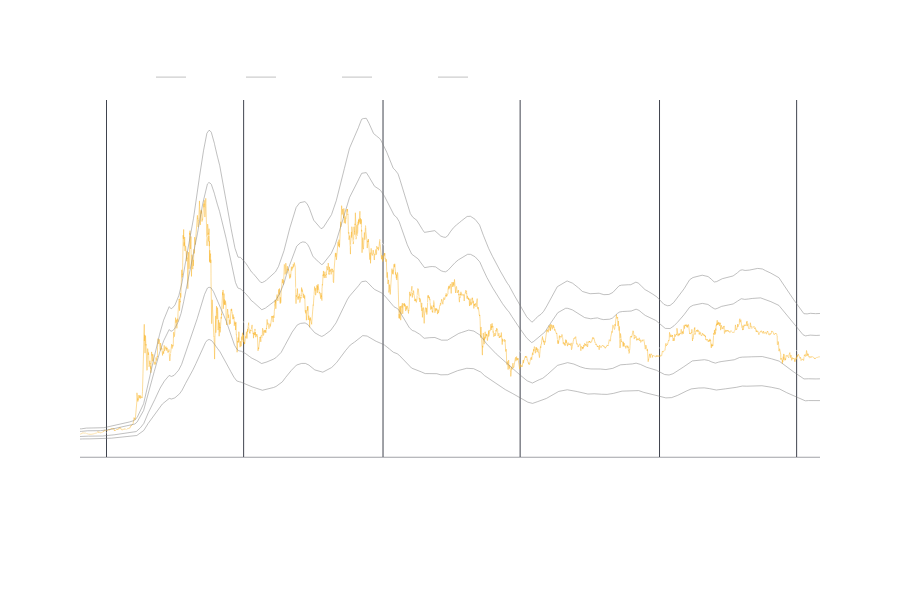

This figure's notebook cell:
### Code cell
df['price'] = df['close']
df['SMA'] = df['close'].rolling(window=200,min_periods=1).mean()
df['EMA_7'] = df['close'].ewm(span=7, adjust=False).mean()
df['EMA_21'] = df['close'].ewm(span=21, adjust=False).mean()
df['MA'] = df['SMA']

df['EMA_Cross'] = (df['EMA_7']-df['EMA_21'])/df['EMA_21'] * 100
df['Dispersion'] = (df['EMA_7'] - df['SMA']) / df['SMA'] * 100

df['Inversion'] = -df['Dispersion']
df['Inversion'] = np.where(df['Inversion']<0,0,df['Inversion'])
df['Inversion'] = np.where(df['Inversion']>100,100,df['Inversion'])
df['Zero'] = 0

df['mmb'] = df['price']/df['SMA'] 


indicators = [
     {'col': 'SMA','name': 'SMA','color': 'white','row': 1, 'mode':'lines',},
     #{'col': 'EMA_7','name': 'EMA_7','color': 'blue','row': 1, 'mode':'lines',},
     #{'col': 'EMA_21','name': 'EMA_21','color': 'red','row': 1, 'mode':'lines',},
        ]

mmb_ratios = {0.5,0.75,1.25,1.5}
for r in mmb_ratios:
        key = f'mmb_{r}'
        df[key] = df['SMA']*r
        indicators.append({'col': key,'name': key,'color': 'gray','row': 1, 'mode':'lines',},)

indicators_out = [
     #{'col': 'Dispersion','name': 'Dispersion','color': 'yellow','row': 2, 'mode':'lines',},
     #{'col': 'Inversion','name': 'Inversion','color': 'green','row': 2, 'mode':'lines',},
     #{'col': 'Zero','name': 'Zero','color': 'white','row': 2, 'mode':'lines',},
     #{'col': 'EMA_Cross','name': 'EMA_Cross','color': 'white','row': 2, 'mode':'lines',},
        ]

#https://plotly.com/python/reference/scatter/#scatter-marker-symbol
#https://plotly.com/python/reference/scatter/#scatter-marker-symbol
events = [
        #{'df':df,'col':'buy','name': 'BUY','color': 'green','symbol': 'circle-dot' }, 
        #{'df':df,'col':'sell','name': 'SELL','color': 'red','symbol': 'circle-dot' }, 
     ]
if 'volume' in df.columns:
        df.drop(columns=['volume'],inplace=True)

fig = fn.ohlc_chart(df,indicators=indicators,indicators_out=indicators_out,events=events) #
fig.show()
df

### Figure 1 — Plotly figure (JSON) as saved in the notebook; plotly's stock layout.template omitted (floating-point values rounded to 4 significant figures; data arrays with more than 128 entries replaced by an {"elided": "..."} marker saying what was removed)
{"data": [{"line": {"width": 0.5}, "marker": {"color": "#f8b935"}, "mode": "lines", "name": "Price", "showlegend": false, "type": "scatter", "x": {"elided": "5862 str values"}, "xaxis": "x", "y": {"elided": "5862 float values"}, "yaxis": "y"}, {"line": {"width": 0.5}, "marker": {"color": "white"}, "mode": "lines", "name": "SMA", "type": "scatter", "x": {"elided": "5862 str values"}, "xaxis": "x", "y": {"elided": "5862 float values"}, "yaxis": "y"}, {"line": {"width": 0.5}, "marker": {"color": "gray"}, "mode": "lines", "name": "mmb_0.5", "type": "scatter", "x": {"elided": "5862 str values"}, "xaxis": "x", "y": {"elided": "5862 float values"}, "yaxis": "y"}, {"line": {"width": 0.5}, "marker": {"color": "gray"}, "mode": "lines", "name": "mmb_0.75", "type": "scatter", "x": {"elided": "5862 str values"}, "xaxis": "x", "y": {"elided": "5862 float values"}, "yaxis": "y"}, {"line": {"width": 0.5}, "marker": {"color": "gray"}, "mode": "lines", "name": "mmb_1.25", "type": "scatter", "x": {"elided": "5862 str values"}, "xaxis": "x", "y": {"elided": "5862 float values"}, "yaxis": "y"}, {"line": {"width": 0.5}, "marker": {"color": "gray"}, "mode": "lines", "name": "mmb_1.5", "type": "scatter", "x": {"elided": "5862 str values"}, "xaxis": "x", "y": {"elided": "5862 float values"}, "yaxis": "y"}], "layout": {"font": {"color": "#ffffff", "family": "Helvetica"}, "height": 600, "legend": {"orientation": "h", "x": 0, "xanchor": "left", "y": 1.02, "yanchor": "bottom"}, "modebar": {"bgcolor": "rgba(0,0,0,0)"}, "paper_bgcolor": "rgba(0,0,0,0)", "plot_bgcolor": "rgba(0,0,0,0)", "xaxis": {"anchor": "y", "domain": [0, 1], "gridcolor": "#40444e", "linecolor": "#40444e", "linewidth": 0.5, "matches": "x2", "rangeslider": {"visible": false}, "showline": true, "showticklabels": false}, "xaxis2": {"anchor": "y2", "domain": [0, 1], "gridcolor": "#40444e", "linecolor": "#40444e", "linewidth": 0.5, "showline": true}, "yaxis": {"anchor": "x", "domain": [0.15, 1], "gridcolor": "rgba(0,0,0,0)", "linecolor": "#40444e", "linewidth": 0.5, "showline": false, "showticklabels": true, "title": {"text": "Precio"}, "zeroline": false}, "yaxis2": {"anchor": "x2", "domain": [0, 0.425], "gridcolor": "rgba(0,0,0,0)", "linecolor": "#40444e", "linewidth": 0.5, "showline": false, "zeroline": false}}}
